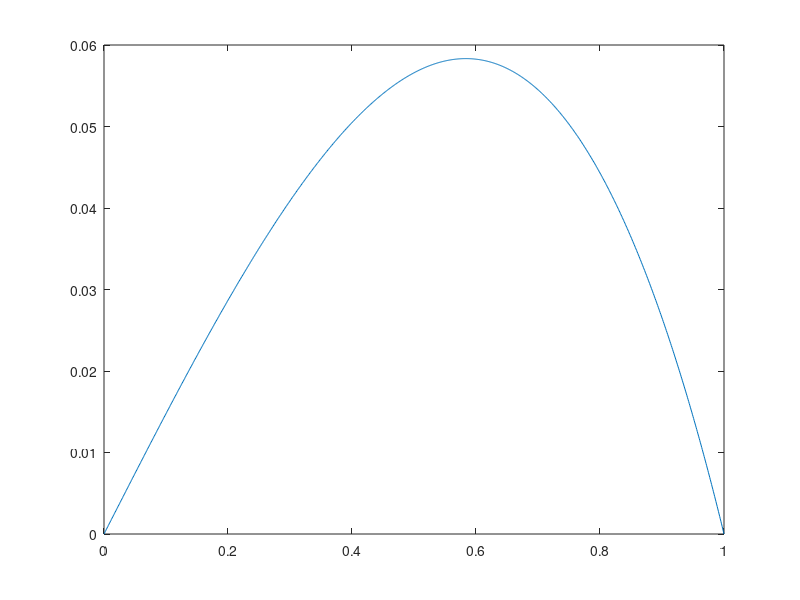

Recreate this plot in MATLAB.
% Problema de Valor de Frontera y''+q y = f con y(0)=alpha, y(1)=beta
% parametros
T = 1;    % intervalo [0,T]
n = 1000; % cantidad de subintervalos
h = T/n;
tk = linspace(0,T,n+1);
alpha = 0;
beta  = 0;
q = 1;
f = @(x) x;
a = 2+h^2*q;
% matriz
% 1) forma densa, problemas de memoria
%A = diag(a*ones(n-1,1))+diag(-ones(n-2,1),1)+diag(-ones(n-2,1),-1);
% 2) forma sparse
ii = [1:n-1, 2:n-1, 1:n-2]';
jj = [1:n-1, 1:n-2, 2:n-1]';
ss = [a*ones(n-1,1); -ones(n-2,1); -ones(n-2,1)];
A = sparse(ii,jj,ss,n-1,n-1);
% lado derecho
b = nan(n-1,1);
for j = 1:n-1
    b(j) = h^2*f(tk(j+1));
end
b(1) = b(1) + alpha;
b(end) = b(end) + beta;
% solucion
yk = A\b;
yk = [alpha; yk; beta]; % incluyo valores de frontera
% plot
plot(tk,yk)